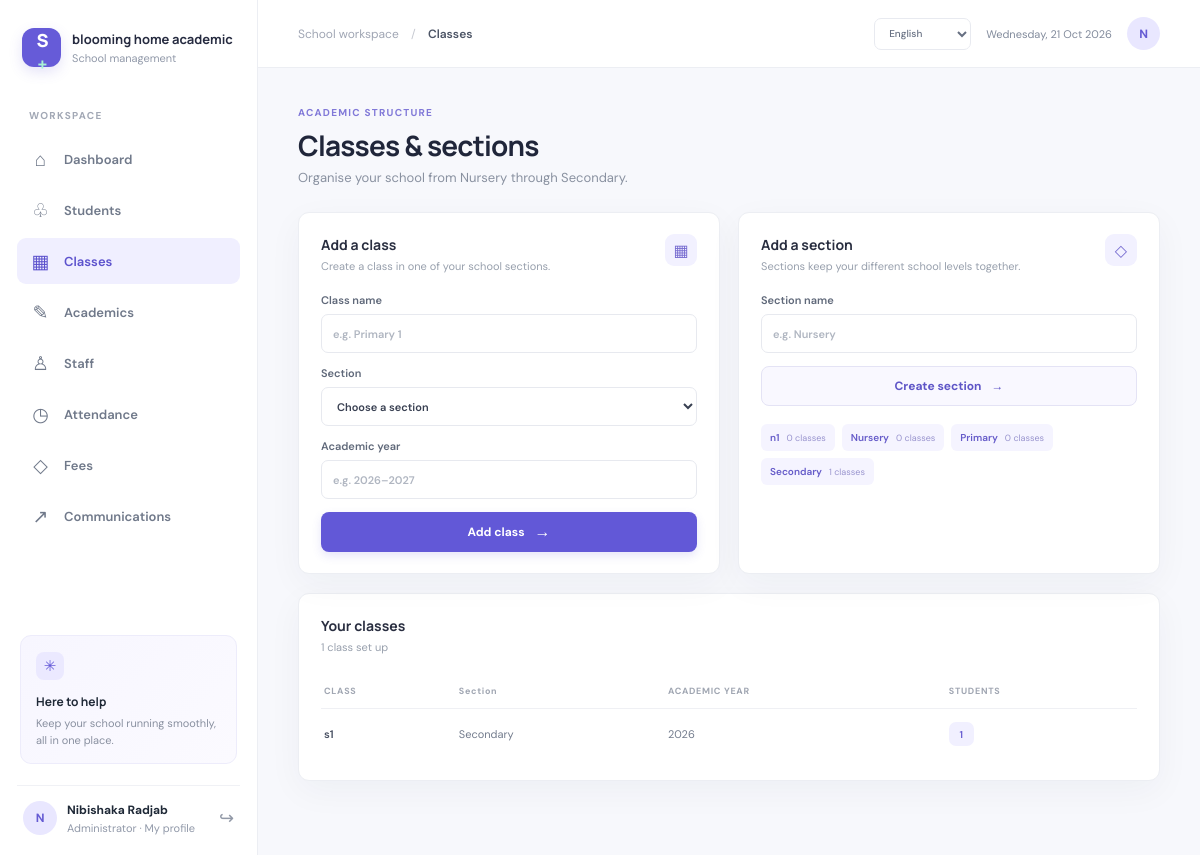
The app's page /index.php?page=classes (signed in) with its own data.
### tables this page shows
CREATE TABLE IF NOT EXISTS users (
    id BIGINT UNSIGNED AUTO_INCREMENT PRIMARY KEY,
    school_id BIGINT UNSIGNED NOT NULL,
    role_id TINYINT UNSIGNED NOT NULL,
    name VARCHAR(150) NOT NULL,
    email VARCHAR(190) NOT NULL UNIQUE,
    phone VARCHAR(40) NULL,
    password_hash VARCHAR(255) NOT NULL,
    profile_picture VARCHAR(255) NULL,
    is_active BOOLEAN NOT NULL DEFAULT TRUE,
    created_at TIMESTAMP NOT NULL DEFAULT CURRENT_TIMESTAMP,
    CONSTRAINT fk_users_school FOREIGN KEY (school_id) REFERENCES schools(id) ON DELETE CASCADE,
    CONSTRAINT fk_users_role FOREIGN KEY (role_id) REFERENCES roles(id)
);

CREATE TABLE IF NOT EXISTS roles (
    id TINYINT UNSIGNED AUTO_INCREMENT PRIMARY KEY,
    name VARCHAR(30) NOT NULL UNIQUE
);

CREATE TABLE IF NOT EXISTS sections (
    id BIGINT UNSIGNED AUTO_INCREMENT PRIMARY KEY,
    school_id BIGINT UNSIGNED NOT NULL,
    name VARCHAR(80) NOT NULL,
    UNIQUE KEY uq_sections_school_name (school_id, name),
    CONSTRAINT fk_sections_school FOREIGN KEY (school_id) REFERENCES schools(id) ON DELETE CASCADE
);

CREATE TABLE IF NOT EXISTS classes (
    id BIGINT UNSIGNED AUTO_INCREMENT PRIMARY KEY,
    school_id BIGINT UNSIGNED NOT NULL,
    section_id BIGINT UNSIGNED NULL,
    name VARCHAR(80) NOT NULL,
    academic_year VARCHAR(20) NULL,
    UNIQUE KEY uq_classes_school_name (school_id, name),
    CONSTRAINT fk_classes_school FOREIGN KEY (school_id) REFERENCES schools(id) ON DELETE CASCADE,
    CONSTRAINT fk_classes_section FOREIGN KEY (section_id) REFERENCES sections(id) ON DELETE SET NULL
);

### index.php (called while the page is built, shortened)
<?php
require_once __DIR__ . '/app/bootstrap.php';
require_once __DIR__ . '/app/layout.php';
require_login();
$pages = [
    'dashboard' => ['Dashboard', __DIR__ . '/pages/dashboard.php'],
    'students' => ['Students', __DIR__ . '/pages/students.php'],
    'classes' => ['Classes', __DIR__ . '/pages/classes.php'],
    'academics' => ['Academics', __DIR__ . '/pages/academics.php'],
    'teachers' => ['Staff', __DIR__ . '/pages/teachers.php'],
    'attendance' => ['Attendance', __DIR__ . '/pages/attendance.php'],
    'fees' => ['Fees', __DIR__ . '/pages/fees.php'],
    'communications' => ['Communications', __DIR__ . '/pages/communications.php'],
    'profile' => ['My profile', __DIR__ . '/pages/profile.php'],
    'parent' => ['Parent portal', __DIR__ . '/pages/parent.php'],
];
$defaultPage = match ($_SESSION['user_role'] ?? '') {
    'student' => 'profile',
    'parent' => 'parent',
    default => 'dashboard',
};
$page = $_GET['page'] ?? $defaultPage;
[$title, $file] = $pages[$page];
render_header($title, $page);
require $file;
render_footer();

### app/bootstrap.php (called while the page is built, shortened)
<?php
require_once __DIR__ . '/../config/database.php';
function current_language(): string
{
    return in_array($_SESSION['language'] ?? '', ['en', 'fr', 'sw'], true)
        ? $_SESSION['language']
        : 'en';
}
function t(string $message, array $replacements = []): string
{
    static $translations;
    $translations ??= require __DIR__ . '/translations.php';
    $translated = $translations[current_language()][$message] ?? $message;
    return $translated;
}
function localized_date(string|int $date, string $style = 'medium'): string
{
    $timestamp = is_int($date) ? $date : strtotime($date);
    $weekday = [
        'fr' => ['dimanche', 'lundi', 'mardi', 'mercredi', 'jeudi', 'vendredi', 'samedi'],
        'sw' => ['Jumapili', 'Jumatatu', 'Jumanne', 'Jumatano', 'Alhamisi', 'Ijumaa', 'Jumamosi'],
    ];
    $monthsShort = [
        'fr' => ['janv.', 'févr.', 'mars', 'avr.', 'mai', 'juin', 'juil.', 'août', 'sept.', 'oct.', 'nov.', 'déc.'],
        'sw' => ['Jan', 'Feb', 'Mac', 'Apr', 'Mei', 'Jun', 'Jul', 'Ago', 'Sep', 'Okt', 'Nov', 'Des'],
    ];
    $language = current_language();
    $day = (int) date('w', $timestamp);
    $month = (int) date('n', $timestamp) - 1;
    $shortMonth = $language === 'en' ? date('M', $timestamp) : $monthsShort[$language][$month];
    if ($style === 'full') {
        $dayName = $language === 'en' ? date('l', $timestamp) : $weekday[$language][$day];
        return ucfirst($dayName) . ', ' . date('j', $timestamp) . ' ' . $shortMonth . ' ' . date('Y', $timestamp);
    }
    return date('j', $timestamp) . ' ' . $shortMonth . ' ' . date('Y', $timestamp);
}
function e(?string $value): string
{
    return htmlspecialchars($value ?? '', ENT_QUOTES | ENT_SUBSTITUTE, 'UTF-8');
}
    ?>
    <?php
function require_login(): void
{
    $account = database()->prepare(
        'SELECT u.is_active, u.name, u.email, u.profile_picture, r.name AS role
         FROM users u JOIN roles r ON r.id = u.role_id
         WHERE u.id = ? AND u.school_id = ?'
    );
    $account->execute([(int) $_SESSION['user_id'], (int) $_SESSION['school_id']]);
}
function role_label(string $role): string
{
    $labels = [
        'admin' => 'Administrator',
        'teacher' => 'Teacher',
        'accountant' => 'Accountant',
        'dos' => 'Director of Studies (DOS)',
        'head_of_studies' => 'Head of Studies',
        'behavior_officer' => 'Behavior Officer',
        'parent' => 'Parent',
        'student' => 'Student',
    ];
    return t($labels[$role] ?? ucfirst(str_replace('_', ' ', $role)));
}
function current_user(): array
{
    return [
        'id' => (int) $_SESSION['user_id'],
        'school_id' => (int) $_SESSION['school_id'],
        'name' => (string) $_SESSION['user_name'],
        'email' => (string) ($_SESSION['user_email'] ?? ''),
        'role' => (string) $_SESSION['user_role'],
        'school_name' => (string) $_SESSION['school_name'],
        'profile_picture' => (string) ($_SESSION['profile_picture'] ?? ''),
    ];
}

### config/database.php (called while the page is built, shortened)
<?php
function database(): PDO
{
    static $connection;
    if ($connection instanceof PDO) {
        return $connection;
    }
    $host = getenv('DB_HOST') ?: '127.0.0.1';
    $name = getenv('DB_NAME') ?: 'school_management';
    $user = getenv('DB_USER') ?: 'root';
    $password = getenv('DB_PASSWORD') ?: '';
    $port = getenv('DB_PORT') ?: '3307';
    $connection = new PDO(
        "mysql:host={$host};port={$port};dbname={$name};charset=utf8mb4",
        $user,
        $password,
        [
            PDO::ATTR_ERRMODE => PDO::ERRMODE_EXCEPTION,
            PDO::ATTR_DEFAULT_FETCH_MODE => PDO::FETCH_ASSOC,
            PDO::ATTR_EMULATE_PREPARES => false,
        ]
    );
    return $connection;
}

### pages/classes.php (the view, shortened to what this page needs)
<?php
$schoolId = current_user()['school_id'];
$pdo = database();
$classesQuery = $pdo->prepare(
    'SELECT c.id, c.name, c.academic_year, sec.name AS section_name, COUNT(s.id) AS student_count
     FROM classes c LEFT JOIN sections sec ON sec.id = c.section_id
     LEFT JOIN students s ON s.class_id = c.id AND s.status = "active"
     WHERE c.school_id = ? GROUP BY c.id ORDER BY sec.name, c.name'
);
$classesQuery->execute([$schoolId]);
$classes = $classesQuery->fetchAll();
$sectionsQuery = $pdo->prepare('SELECT sec.id, sec.name, COUNT(c.id) AS class_count FROM sections sec LEFT JOIN classes c ON c.section_id = sec.id WHERE sec.school_id = ? GROUP BY sec.id ORDER BY sec.name');
$sectionsQuery->execute([$schoolId]);
$sections = $sectionsQuery->fetchAll();
?>
<section class="page-heading"><div><span class="eyebrow"><?= e(t('ACADEMIC STRUCTURE')) ?></span><h1><?= e(t('Classes & sections')) ?></h1><p><?= e(t('Organise your school from Nursery through Secondary.')) ?></p></div></section>
<section class="content-grid">
    <article class="panel form-panel">
        <div class="panel-heading"><div><h2><?= e(t('Add a class')) ?></h2><p><?= e(t('Create a class in one of your school sections.')) ?></p></div><span class="panel-icon">▦</span></div>
        <form id="add-class" method="post" action="index.php?page=classes" class="form-stack compact-form">
            <label><?= e(t('Class name')) ?><input name="name" placeholder="<?= e(t('e.g. Primary 1')) ?>" required maxlength="80"></label>
            <label><?= e(t('Section')) ?><select name="section_id"><option value=""><?= e(t('Choose a section')) ?></option></select></label>
            <label><?= e(t('Academic year')) ?><input name="academic_year" placeholder="<?= e(t('e.g. 2026–2027')) ?>" maxlength="20"></label>
            <button class="button button-primary" type="submit"><?= e(t('Add class')) ?> <span>→</span></button>
        </form>
    </article>
    <article class="panel form-panel">
        <div class="panel-heading"><div><h2><?= e(t('Add a section')) ?></h2><p><?= e(t('Sections keep your different school levels together.')) ?></p></div><span class="panel-icon section-icon">◇</span></div>
        <form method="post" action="index.php?page=classes" class="form-stack compact-form">
            <label><?= e(t('Section name')) ?><input name="name" placeholder="<?= e(t('e.g. Nursery')) ?>" required maxlength="80"></label>
            <button class="button button-secondary" type="submit"><?= e(t('Create section')) ?> <span>→</span></button>
        </form>
        <div class="section-chips"><?php foreach ($sections as $section): ?><span><?= e(t($section['name'])) ?><small><?= (int) $section['class_count'] ?> <?= e(t('classes')) ?></small></span><?php endforeach; ?></div>
    </article>
</section>
<section class="panel recent-panel">
    <div class="panel-heading"><div><h2><?= e(t('Your classes')) ?></h2><p><?= count($classes) ?> <?= e(t(count($classes) === 1 ? 'class' : 'classes')) ?> <?= e(t('set up')) ?></p></div></div>
    <?php if ($classes === []): ?><div class="empty-state compact"><span class="empty-icon">▦</span><p><?= e(t('No classes yet. Add your first class above.')) ?></p></div><?php else: ?>
    <div class="table-wrap"><table><thead><tr><th><?= e(t('CLASS')) ?></th><th><?= e(t('Section')) ?></th><th><?= e(t('ACADEMIC YEAR')) ?></th><th><?= e(t('STUDENTS')) ?></th></tr></thead><tbody><?php foreach ($classes as $class): ?><tr><td><strong><?= e($class['name']) ?></strong></td><td><?= e(t($class['section_name'] ?? 'Unassigned')) ?></td><td><?= e($class['academic_year'] ?? '—') ?></td><td><span class="count-badge"><?= (int) $class['student_count'] ?></span></td></tr><?php endforeach; ?></tbody></table></div>
    <?php endif; ?>
</section>

### app/layout.php (shortened to what this page needs)
<?php
function render_language_selector(string $class = 'language-picker'): void
{
    $script = basename((string) ($_SERVER['SCRIPT_NAME'] ?? 'index.php'));
    $query = $_GET;
    ?>
    <form class="<?= e($class) ?>" method="get" action="<?= e($script) ?>">
        <select id="language-select" name="lang" aria-label="<?= e(t('Language')) ?>" onchange="this.form.submit()">
            <?php foreach (['en' => 'English', 'fr' => 'French', 'sw' => 'Kiswahili'] as $code => $label): ?>
                <option value="<?= e($code) ?>"<?= current_language() === $code ? ' selected' : '' ?>><?= e(t($label)) ?></option>
            <?php endforeach; ?>
        </select>
    </form>
    <?php
}
function render_header(string $title, string $activePage): void
{
    $user = current_user();
    $navigation = [
        'dashboard' => ['Dashboard', '⌂'],
        'students' => ['Students', '♧'],
        'classes' => ['Classes', '▦'],
        'academics' => ['Academics', '✎'],
        'teachers' => ['Staff', '♙'],
        'attendance' => ['Attendance', '◷'],
        'fees' => ['Fees', '◇'],
        'communications' => ['Communications', '↗'],
        'parent' => ['Parent portal', '♧'],
    ];
    ?>
    <!doctype html>
    <html lang="<?= e(current_language()) ?>">
    <head>
        <link rel="stylesheet" href="assets/css/app.css">
    </head>
    <body>
    <div class="app-shell">
        <aside class="sidebar">
            <a class="brand" href="index.php">
                <span class="brand-mark">S<span>+</span></span>
                <span class="brand-copy"><strong><?= e($user['school_name']) ?></strong><small><?= e(t('School management')) ?></small></span>
            </a>
            <div class="nav-label"><?= e(t('WORKSPACE')) ?></div>
            <nav class="main-nav" aria-label="<?= e(t('Main navigation')) ?>">
                <?php foreach ($navigation as $key => [$label, $icon]): ?>
                    <?php if (!can_access_page($key)) { continue; } ?>
                    <a class="nav-link<?= $activePage === $key ? ' active' : '' ?>" href="index.php?page=<?= e($key) ?>">
                        <span class="nav-icon"><?= e($icon) ?></span><span><?= e(t($label)) ?></span>
                    </a>
                <?php endforeach; ?>
            </nav>
            <div class="sidebar-bottom">
                <div class="help-card">
                    <span class="help-icon">✳</span>
                    <strong><?= e(t('Here to help')) ?></strong>
                    <p><?= e(t('Keep your school running smoothly, all in one place.')) ?></p>
                </div>
                <div class="profile-row">
                    <a class="avatar-link" href="index.php?page=profile" aria-label="<?= e(t('My profile')) ?>">
                        <?php if ($user['profile_picture'] !== ''): ?><img class="avatar" src="<?= e($user['profile_picture']) ?>" alt=""><?php else: ?><span class="avatar"><?= e(strtoupper(substr($user['name'], 0, 1))) ?></span><?php endif; ?>
                    </a>
                    <a class="profile-copy" href="index.php?page=profile"><strong><?= e($user['name']) ?></strong><small><?= e(role_label($user['role'])) ?> · <?= e(t('My profile')) ?></small></a>
                    <a class="logout-link" href="logout.php" aria-label="<?= e(t('Sign out')) ?>" title="<?= e(t('Sign out')) ?>">↪</a>
                </div>
            </div>
        </aside>
        <main class="main-area">
            <header class="topbar">
                <div class="breadcrumb"><?= e(t('School workspace')) ?> <span>/</span> <strong><?= e(t($title)) ?></strong></div>
                <div class="topbar-right"><?= render_language_selector() ?><span class="today"><?= e(localized_date(time(), 'full')) ?></span><span class="top-avatar"><?= e(strtoupper(substr($user['name'], 0, 1))) ?></span></div>
            </header>
            <div class="page-content">
    <?php
}
function render_footer(): void
{
    ?>
            </div>
        </main>
    </div>
    </body>
    </html>
    <?php
}

### records on screen
users: name "N", name "Nibishaka Radjab", role.name "Administrator"
sections: name "n1", class_count "0"
sections: name "Nursery", class_count "0"
sections: name "Primary", class_count "0"
sections: name "Secondary", class_count "1"
classes: name "s1", section.name "Secondary", academic_year "2026", student_count "1"

### other values on screen
$user['school_name'] "blooming home academic"
t('School management') "School management"
t('WORKSPACE') "WORKSPACE"
$icon "⌂"
t($label) "Dashboard"
$icon "♧"
t($label) "Students"
$icon "▦"
t($label) "Classes"
$icon "✎"
t($label) "Academics"
$icon "♙"
t($label) "Staff"
$icon "◷"
t($label) "Attendance"
